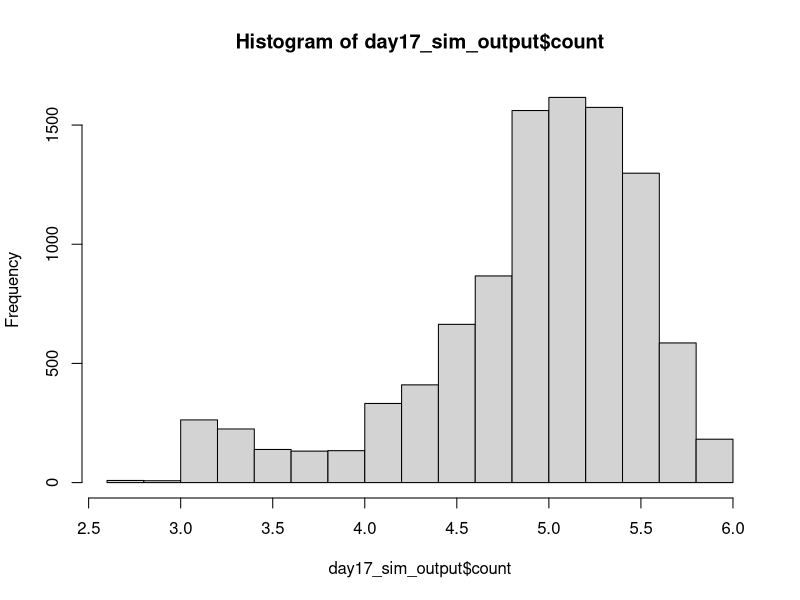
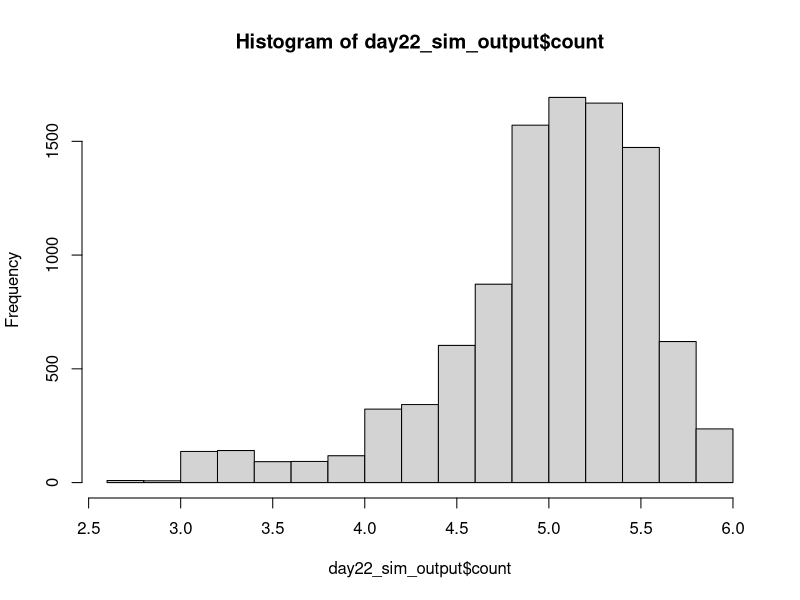

These charts were generated, in order, by the following R code: (Note: this script raises an error after producing the figures.)
## ---------------------------Title---------------------------------------------
# CIDA Shelf Life Model

## ---------------------------Description---------------------------------------
# Project: CIDA Spinach 

# Description: 

## ---------------------------Packages------------------------------------------

#   Loading packages
library(dplyr); library(MASS); library(VGAM)

## ---------------------------Seed----------------------------------------------

#Set seed
set.seed(1)

## ---------------------------Inputs--------------------------------------------

#Load in data

strain_param <- read.csv("primary_model_parameters_strain_by_rep_2022_08_26.csv", header = TRUE)
apc_param <- read.csv("primary_model_parameters_apc_by_rep_2022_09_01.csv", header = TRUE)

mumax_secon <- read.csv("secondary_model_mumax_strain_by_rep_2022-09-01.csv", header = TRUE)
lag_secon <- read.csv("secondary_model_lag_strain_by_rep_2022_09_01.csv", header = TRUE)
lag_apc_secon <- read.csv("secondary_model_lag_apc_by_rep2022_09_01.csv", header = TRUE)

initial_count <- read.csv("initial_distribution_2022_08_24.csv", header = TRUE)
st_frequency <- read.csv("st_frequency_2022_05_18.csv", header = TRUE)

#Change strain parameters to lowercase 
strain_param$isolate <- tolower(strain_param$isolate)
apc_param$isolate <- tolower(apc_param$isolate)

mumax_secon$isolate <- tolower(mumax_secon$isolate)
lag_secon$isolate <- tolower(lag_secon$isolate)

#Initial Count Distribution: Log transforming initial count, and fitting a normal distribution to the data
initial_count_dist <- function(n){
  ans <- runif(n, min = initial_count$min, max = initial_count$max)
  return(ans)
}

#ST Distribution
isolates <- st_frequency$cida_isolates
st_prev <- st_frequency$frequency

st_dist <- function(n) {
ans <- sample(isolates, size = n, prob = st_prev, replace = T)
return(ans)
}

#Storage Temperature Distribution
temp_location <- 4
temp_shape <- 2.31

temp_dist <- function(n) {
  ans <- rlaplace(n, temp_location, temp_shape)
  for(i in 1:n)
  while (ans[i] < 0 | ans[i] > 10) {
    ans[i] <- rlaplace(1, temp_location, temp_shape)
  }
  return(ans)
}

#Primary Growth Models 


#Baranyi
baranyi <- function(day, log10n0, log10nmax, mumax, lag){
  log10n <- log10nmax + log10((-1 + exp(mumax * lag) + exp(mumax * day))/(exp(mumax * day) - 1 + exp(mumax * lag) * 10^(log10nmax - log10n0)))
}

#Baranyi without lag
baranyi_no_lag <- function(day, log10n0, log10nmax, mumax){
  log10n <- log10nmax - log10(1 + (10^(log10nmax - log10n0) - 1) * exp(-mumax * day))
}

#Buchanan
buchanan <- function(day, log10n0, log10nmax, mumax, lag){
  log10n <- log10n0 + (day >= lag) * (day <= (lag + (log10nmax - log10n0) * log(10) / mumax)) * mumax * (day - lag) / log(10) + (day >= lag) * (day>(lag + (log10nmax - log10n0) * log(10) / mumax)) * (log10nmax - log10n0)
}

#Buchanan without lag
buchanan_no_lag <- function(day, log10n0, log10nmax, mumax){
  log10n <- log10n0 + (day <= ((log10nmax - log10n0) * log(10) / mumax)) * mumax * day / log(10) + (day > ((log10nmax - log10n0) * log(10) / mumax)) * (log10nmax - log10n0)
}

#Gompertz
gompertz <- function(day, log10n0, log10nmax, mumax, lag){
  log10n <- log10n0 + (log10nmax - log10n0) * exp(-exp(mumax * exp(1) * (lag - day) / ((log10nmax - log10n0) * log(10)) + 1))
}


log10N_with_lag <- function(day, log10n0, log10nmax, mumax, lag, model) {
  ans <- numeric(length = length(day))
  for(i in seq_along(day)){
    if (model[i] == "baranyi") {
      ans[i] <- baranyi(day[i], log10n0[i], log10nmax[i], mumax[i], lag[i])
    }
    else if(model[i] == 'buchanan') {
      ans[i] <- buchanan(day[i], log10n0[i], log10nmax[i], mumax[i], lag[i])
    }
    else if(model[i] == "gompertz"){
      ans[i] <- gompertz(day[i], log10n0[i], log10nmax[i], mumax[i], lag[i])
    } 
    else{
      stop(paste0(model, " is not a valid model name. Must be one of Buchanan, Baranyi, Gompertz."))
    }
  }
  return(ans)
  
}

log10N_without_lag <- function(day, log10n0, log10nmax, mumax, model) {
  ans <- numeric(length = length(day))
  for(i in seq_along(day)){
    if (model[i] == "baranyi_no_lag") {
      ans[i] <- baranyi_no_lag(day[i], log10n0[i], log10nmax[i], mumax[i])
    }
    else if(model[i] == 'buchanan_no_lag') {
      ans[i] <- buchanan_no_lag(day[i], log10n0[i], log10nmax[i], mumax[i])
    }
    else{
      stop(paste0(model, " is not a valid model name. Must be one of Buchanan, Baranyi, Gompertz."))
    }
  }
  return(ans)
  
}

#Secondary model 

NewMu <- function(temp, b, temp_min) {
  sqrt_mu <- b*(temp - temp_min)
  ans <- sqrt_mu^2
  return(ans)
}

NewLag <- function(temp, b, temp_min) {
  sqrt_lag <- b*(temp - temp_min)
  ans <- sqrt_lag^2
  return(ans)
}

## ---------------------------Simulation Overview-------------------------------

n_packages <- 10000
n_sim <- n_packages
n_day <- 22

## ---------------Assigning Model Inputs----------------------------------------

#Assigning initial count, ST and temperature to each package
packages_sim <- data.frame(matrix(, nrow = n_sim, ncol = 9))
colnames(packages_sim) <- c("package", "initial_count", "storage_temp", "isolate", "isolate_rep", "model", "lag", "mu", "nmax")

packages_sim$package <- rep(1:n_packages)
packages_sim$initial_count <- initial_count_dist(n_sim)
packages_sim$storage_temp <- temp_dist(n_sim)
packages_sim$isolate <- st_dist(n_sim)
packages_sim$isolate_rep <- sample(1:3, n_sim, replace = TRUE)

#Assigning a growth model to each package. The selected model will be the best fitting model at 6˚C 
for(i in 1:n_sim){
  strain_index <- which(packages_sim$isolate[i] == strain_param$isolate & packages_sim$isolate_rep[i] == strain_param$rep & 6 == strain_param$temp)
  packages_sim$model[i] <- strain_param$model_type[strain_index]
}

#Assign lag to each package

for(i in 1:n_sim){
  rep <- packages_sim$isolate_rep[i]
  if(packages_sim$isolate[i] == "s12-0180"){
    rep <- sample(c(1, 3), 1, replace = TRUE)
  } else if (packages_sim$isolate[i] == "s12-0184"){
    rep <- 1
  } else if (packages_sim$isolate[i] == "s12-0132"){
    rep <- 3
  }  else {
    rep <- rep
  }
  apc_lag <- 0
  strain_index <- which(packages_sim$isolate[i] == lag_secon$isolate & rep == lag_secon$rep)
  strain_lag <- NewLag(packages_sim$storage_temp[i], lag_secon$b_mu[strain_index], lag_secon$temp_min_mu[strain_index])
  strain_lag <- ifelse(packages_sim$isolate[i] == "s12-0166", 0, strain_lag)
  packages_sim$lag[i] <- runif(n = 1, min = min(strain_lag, apc_lag), max = max(strain_lag, apc_lag))
  packages_sim$lag[i] <- packages_sim$lag[i]
}

packages_sim$lag <- ifelse(packages_sim$model %in% c("baranyi_no_lag", "buchanan_no_lag"), NA, packages_sim$lag)

#Assign mumax to each package
for(i in 1:n_sim){
  rep <- ifelse(packages_sim$isolate[i] == "s12-0141", 1, packages_sim$isolate_rep[i])
  strain_index <- which(packages_sim$isolate[i] == mumax_secon$isolate & rep == mumax_secon$rep)
  package_mu <- NewMu(packages_sim$storage_temp[i], mumax_secon$b_mu[strain_index], mumax_secon$temp_min_mu[strain_index])
  packages_sim$mu[i] <- package_mu
}

#Assign nmax to each package
for(i in 1:n_sim){
  rep <- packages_sim$isolate_rep[i]
strain_index <- which(packages_sim$isolate[i] == strain_param$isolate & rep == strain_param$rep & 6 == strain_param$temp)
apc_index <- which(packages_sim$isolate[i] == apc_param$isolate & rep == apc_param$rep & 6 == apc_param$temp)
strain_nmax <- strain_param$nmax[strain_index]
apc_nmax <- apc_param$nmax[strain_index]
packages_sim$nmax[i] <- runif(n = 1, strain_nmax, apc_nmax)
packages_sim$nmax[i] <- packages_sim$nmax[i]*0.6
}

## ----------------Assessing Growth Over Shelf Life-----------------------------

models_with_lag <- c("baranyi", "buchanan", "gompertz")

shelf_life_sim <- packages_sim[rep(seq_len(nrow(packages_sim)), each = 22), ]
rownames(shelf_life_sim) <- 1:nrow(shelf_life_sim)
shelf_life_sim["day"] <- rep(1:n_day, times = n_sim)
shelf_life_sim["count"] <- NA

shelf_life_sim[is.na(shelf_life_sim$lag), ] <- shelf_life_sim[is.na(shelf_life_sim$lag), ] %>% 
  mutate(count = log10N_without_lag(day, initial_count, nmax, mu, model))

shelf_life_sim[!is.na(shelf_life_sim$lag), ] <- shelf_life_sim[!is.na(shelf_life_sim$lag), ] %>% 
  mutate(count = log10N_with_lag(day, initial_count, nmax, mu, lag, model))

## --------------------------------Plotting Outcome-----------------------------

day17_sim_output <- shelf_life_sim %>%
  filter(day == 17)

h17 <- hist(day17_sim_output$count)
h17


day22_sim_output <- shelf_life_sim %>%
  filter(day == 22)

h22 <- hist(day22_sim_output$count)
h22

## --------------------------------Threshold------------------------------------

sa_temp <- shelf_life_sim %>%
  group_by(day) %>%
  summarise(prop_fail = sum(count > 7.6)/n_packages) %>%
  mutate(adj = 0.6) %>%
  mutate(param = "nmax")

## --------------------------------Export---------------------------------------

date <- Sys.Date()
date <- gsub("-", "_", date)
file_name <- paste0("output/sa_nmax_", date,".csv")
  
write.table(sa_temp, file_name, sep = ",", col.names = !file.exists(file_name), append = T, row.names = FALSE)
